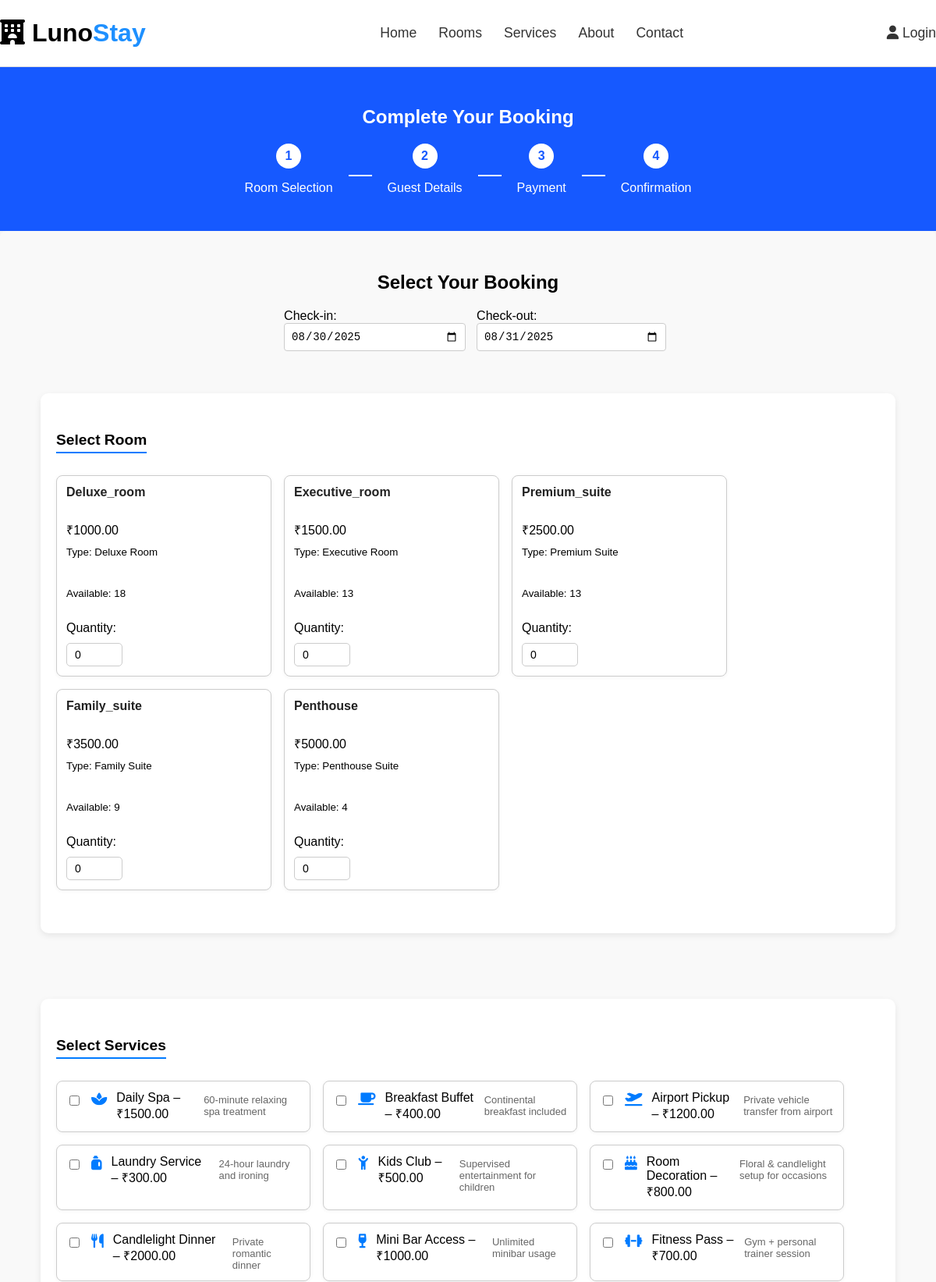
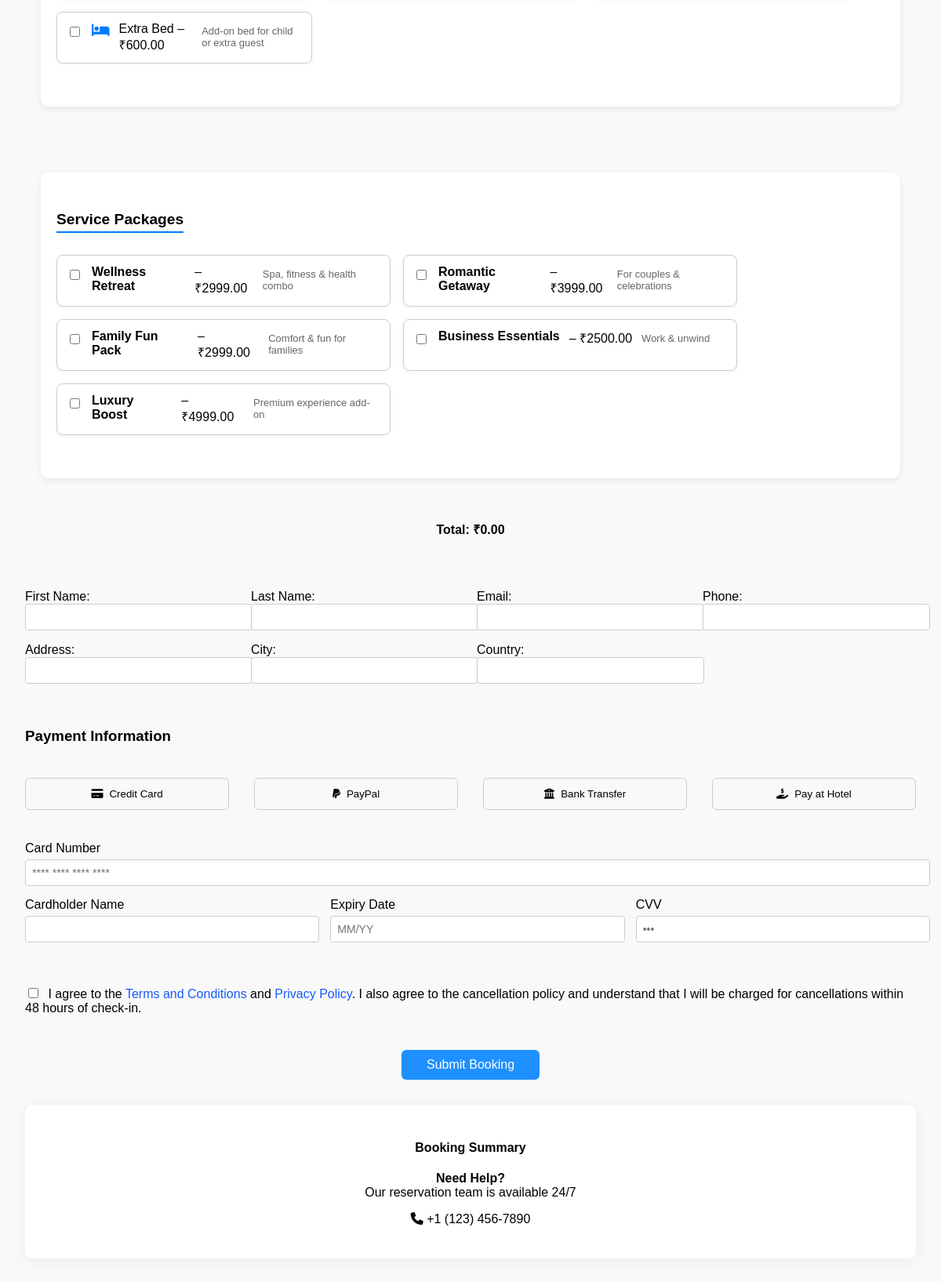
The app's page /booking/ (signed in, upper part) with its own data (2 pictures, top to bottom).
### bookings/models.py (models this page shows, shortened)
class RoomAvailability(models.Model):
    room = models.OneToOneField(Room, on_delete=models.CASCADE, related_name='availability')
    total_rooms = models.PositiveIntegerField()
    available_rooms = models.PositiveIntegerField()

### rooms/models.py (models this page shows, shortened)
class Room(models.Model):
    ROOM_TYPES = [
        ('deluxe', 'Deluxe Room'),
        ('executive', 'Executive Room'),
        ('premium', 'Premium Suite'),
        ('family', 'Family Suite'),
        ('penthouse', 'Penthouse Suite'),
    ]
    name = models.CharField(max_length=100)
    room_type = models.CharField(max_length=20, choices=ROOM_TYPES)
    price = models.DecimalField(max_digits=8, decimal_places=2)
    guest_capacity = models.IntegerField()
    bed_count = models.IntegerField()
    size = models.IntegerField(help_text="Size in square meters")
    description = models.TextField()
    image = models.ImageField(upload_to='rooms/')
    rating = models.FloatField()
    reviews_count = models.IntegerField()
    wifi = models.BooleanField(default=False)
    breakfast = models.BooleanField(default=False)
    jacuzzi = models.BooleanField(default=False)
    balcony = models.BooleanField(default=False)
    minibar = models.BooleanField(default=False)
    air_conditioning = models.BooleanField(default=False)
    tv = models.BooleanField(default=False)

### core/models.py (models this page shows, shortened)
class IndividualService(models.Model):
    name = models.CharField(max_length=100)
    description = models.TextField()
    price = models.DecimalField(max_digits=7, decimal_places=2)
    icon = models.CharField(max_length=50, blank=True)  # Optional for UI

class ServicePackage(models.Model):
    name = models.CharField(max_length=100)
    description = models.TextField()
    price = models.DecimalField(max_digits=7, decimal_places=2)
    features = models.ManyToManyField(IndividualService, blank=True)
    color = models.CharField(max_length=20, default='blue')

### bookings/views.py (the view, shortened to what this page needs)
# urls.py: path('booking/',booking, name='booking'),
@login_required
def booking(request):
    available_rooms = RoomAvailability.objects.filter(available_rooms__gt=0)
    individual_services = IndividualService.objects.all()
    service_packages = ServicePackage.objects.all()
    room_data = request.GET.get("room_ids", "")
    service_ids = request.GET.get("service_ids", "")
    package_ids = request.GET.get("package_ids", "")
    total_price = request.GET.get("total_price", "0")
    room_items = []
    selected_services = []
    if service_ids:
        for sid in service_ids.split(","):
            if sid.strip():
                service = get_object_or_404(IndividualService, id=sid)
                selected_services.append(service)
    selected_packages = []
    if package_ids:
        for pid in package_ids.split(","):
            if pid.strip():
                package = get_object_or_404(ServicePackage, id=pid)
                selected_packages.append(package)
    return render(request, 'booking.html', {
        "available_rooms": available_rooms,
        "individual_services": individual_services,
        "service_packages": service_packages,
        "room_items": room_items,
        "services": selected_services,
        "packages": selected_packages,
        "total_price": total_price
    })

### bookings/templates/booking.html (shortened to what this page needs)
{% load static %}
<!DOCTYPE html>
<html lang="en">
<head>
  <link rel="stylesheet" href="{% static 'css/booking.css' %}">
  <link rel="stylesheet" href="https://cdnjs.cloudflare.com/ajax/libs/font-awesome/6.5.0/css/all.min.css">
</head>
<body>
  <header>
    <div class="container nav-container">
      <div class="logo"><i class="fas fa-hotel"></i> Luno<span style="color:#1e90ff">Stay</span></div>
      <nav>
        <ul>
          <li><a href="{% url 'home' %}">Home</a></li>
          <li><a href="{% url 'rooms' %}">Rooms</a></li>
          <li><a href="{% url 'services' %}">Services</a></li>
          <li><a href="{% url 'about' %}">About</a></li>
          <li><a href="{% url 'contact' %}">Contact</a></li>
        </ul>
      </nav>
      <a href="{% url 'login_view' %}" class="login-btn"><i class="fas fa-user"></i> Login</a>
    </div>
  </header>
  <section class="booking-hero">
    <h2>Complete Your Booking</h2>
    <div class="steps-container">
      <div class="step"><div class="circle">1</div><p>Room Selection</p></div>
      <div class="line"></div>
      <div class="step"><div class="circle">2</div><p>Guest Details</p></div>
      <div class="line"></div>
      <div class="step"><div class="circle">3</div><p>Payment</p></div>
      <div class="line"></div>
      <div class="step"><div class="circle">4</div><p>Confirmation</p></div>
    </div>
  </section>
  <main>
    <section class="form-wrapper" style="max-width: 1280px; margin: 0 auto; padding: 2rem; background: #f9f9f9; border-radius: 8px;">
      <h2 style="text-align: center;">Select Your Booking</h2>
      <form method="POST" action="{% url 'booking_success' %}" style="display: flex; flex-direction: column; gap: 1.5rem;">
        <div style="display: flex; gap: 2rem; justify-content: center;">
          <label>Check-in: <input type="date" id="check-in" name="check_in"></label>
          <label>Check-out: <input type="date" id="check-out" name="check_out"></label>
        </div>
        <div class="section-container">
          <h3>Select Room</h3>
          <div class="room-list" style="display: flex; flex-wrap: wrap; gap: 1rem;">
            {% for room in available_rooms %}
              <label class="room-card" style="border: 1px solid #ccc; border-radius: 8px; padding: 12px; width: 250px;">
                <strong>{{ room.room.name }}</strong><br>
                ₹{{ room.room.price }}<br>
                <small>Type: {{ room.room.get_room_type_display }}</small><br>
                <small>Available: {{ room.available_rooms }}</small><br>
                Quantity:
                <input type="number" class="room-qty"
                       data-room-id="{{ room.room.id }}"
                       data-price="{{ room.room.price }}"
                       min="0" value="0" style="width: 50px;">
              </label>
            {% endfor %}
          </div>
        </div>
        <div class="section-container">
          <h3>Select Services</h3>
          <div class="service-list" style="display: flex; flex-wrap: wrap; gap: 1rem;">
            {% for service in individual_services %}
              <label class="service-card" style="border: 1px solid #ccc; border-radius: 8px; padding: 12px; width: 300px;">
                <input type="checkbox" name="service_ids" value="{{ service.id }}" data-price="{{ service.price }}">
                <i class="{{ service.icon }}" style="color: #007BFF;"></i>
                {{ service.name }} – ₹{{ service.price }}
                {% if service.description %}
                  <br><small>{{ service.description }}</small>
                {% endif %}
              </label>
            {% endfor %}
          </div>
        </div>
        <div class="section-container">
          <h3>Service Packages</h3>
          <div class="package-list" style="display: flex; flex-wrap: wrap; gap: 1rem;">
            {% for package in service_packages %}
              <label class="package-card" style="border: 1px solid #ccc; border-radius: 8px; padding: 12px; width: 400px;">
                <input type="checkbox" name="package_ids" value="{{ package.id }}" data-price="{{ package.price }}">
                <strong>{{ package.name }}</strong> – ₹{{ package.price }}
                {% if package.description %}
                  <br><small>{{ package.description }}</small>
                {% endif %}
              </label>
            {% endfor %}
          </div>
        </div>
        <div style="text-align: center;">
          <strong>Total: ₹<span id="total">0</span></strong>
        </div>
        <br>
        <div class="guest-info" style="display: grid; grid-template-columns: repeat(auto-fit, minmax(250px, 1fr)); gap: 1rem;">
          <label>First Name: <input type="text" name="first_name" required></label>
          <label>Last Name: <input type="text" name="last_name" required></label>
          <label>Email: <input type="email" name="email" required></label>
          <label>Phone: <input type="tel" name="phone" required></label>
          <label>Address: <input type="text" name="address" required></label>
          <label>City: <input type="text" name="city" required></label>
          <label>Country: <input type="text" name="country" required></label>
        </div>
        <h3 style="margin-top: 2rem;">Payment Information</h3>
        <div class="payment-methods" style="display: flex; flex-wrap: wrap; gap: 2rem; justify-content: center; margin-bottom: 1rem;">
          <button type="button" class="payment-btn" onclick="selectMethod('Credit Card')">
            <i class="fas fa-credit-card"></i> Credit Card
          </button>
          <button type="button" class="payment-btn" onclick="selectMethod('PayPal')">
            <i class="fab fa-paypal"></i> PayPal
          </button>
          <button type="button" class="payment-btn" onclick="selectMethod('Bank Transfer')">
            <i class="fas fa-university"></i> Bank Transfer
          </button>
          <button type="button" class="payment-btn" onclick="selectMethod('Pay at Hotel')">
            <i class="fas fa-hand-holding-usd"></i> Pay at Hotel
          </button>
        </div>
        <div id="credit-card-fields" style="display: block;">
          <div class="form-group">
            <label>Card Number</label>
            <input type="text" name="card_number" placeholder="**** **** **** ****">
          </div>
          <div class="form-row" style="display: flex; gap: 2rem; flex-wrap: wrap;">
            <div class="form-group" style="flex: 1;">
              <label>Cardholder Name</label>
              <input type="text" name="card_name">
            </div>
            <div class="form-group" style="flex: 1;">
              <label>Expiry Date</label>
              <input type="text" name="expiry" placeholder="MM/YY">
            </div>
            <div class="form-group" style="flex: 1;">
              <label>CVV</label>
              <input type="password" name="cvv" placeholder="•••">
            </div>
          </div>
        </div>
        <div class="form-group" style="margin-top: 1rem;">
          <label>
            <input type="checkbox" name="agreement" required>
            I agree to the <a href="#">Terms and Conditions</a> and <a href="#">Privacy Policy</a>. I also agree to the cancellation policy and understand that I will be charged for cancellations within 48 hours of check-in.
          </label>
        </div>
        <div style="text-align: center;">
          <button type="submit" style="padding: 0.6rem 2rem; font-size: 1rem; border-radius: 6px; background: #1e90ff; color: white; border: none;">Submit Booking</button>
        </div>
      </form>
      <div class="booking-summary" style="text-align: center; margin-top: 2rem;">
        <h4>Booking Summary</h4>
        <p><strong>Need Help?</strong><br>Our reservation team is available 24/7</p>
        <p><i class="fas fa-phone"></i> +1 (123) 456-7890</p>
      </div>
    </section>
  </main>
</body>
</html>

### bookings/static/css/booking.css (style rules this page uses)
body { font-family: Arial, sans-serif; margin: 0; background: #f4f4f4; }
.container { max-width: 1200px; margin: auto; padding: 0 2rem; }
header { background: white; border-bottom: 1px solid #ddd; }
.nav-container { display: flex; justify-content: space-between; align-items: center; padding: 1rem 0; }
.nav-container .logo { font-weight: bold; font-size: 2rem; }
.nav-container nav ul { list-style: none; display: flex; gap: 1.75rem; }
.nav-container a { text-decoration: none; color: #333; }
.nav-container nav ul li a, .login-btn { text-decoration: none; color: #333; font-weight: 500; font-size: 1.1rem; }
.booking-hero { background-color: #1659ff; color: #fff; padding: 30px 20px; text-align: center; }
.steps-container { display: flex; justify-content: center; align-items: center; margin-top: 20px; gap: 20px; flex-wrap: wrap; }
.step { display: flex; flex-direction: column; align-items: center; color: white; font-weight: 500; }
.circle { width: 32px; height: 32px; border-radius: 50%; background-color: #ffffff; color: #1659ff; display: flex; justify-content: center; align-items: center; font-weight: bold; }
.line { width: 30px; height: 2px; background-color: white; }
.section-container { background: #fff; margin: 30px 20px; padding: 25px 20px; border-radius: 10px; box-shadow: 0 3px 8px rgba(0, 0, 0, 0.08); }
.room-list, .service-list, .package-list { display: grid; grid-template-columns: repeat(auto-fill, minmax(260px, 1fr)); gap: 20px; margin-top: 20px; margin-bottom: 30px; }
.room-card, .service-card, .package-card { background: #ffffff; border-radius: 10px; border: 1px solid #ddd; padding: 16px 18px; box-shadow: 0 1px 5px rgba(0, 0, 0, 0.05); transition: box-shadow 0.3s ease; display: flex; flex-direction: column; gap: 10px; }
.room-card strong { font-size: 16px; color: #222; }
.room-card input[type="number"] { padding: 6px 10px; width: 60px; font-size: 14px; border: 1px solid #ccc; border-radius: 5px; outline: none; }
.service-card, .package-card { flex-direction: row; align-items: flex-start; gap: 12px; }
.service-card input[type="checkbox"], .package-card input[type="checkbox"] { margin-top: 6px; accent-color: #1659ff; }
.service-card i, .package-card i { font-size: 18px; color: #1659ff; margin-top: 2px; }
.service-card small, .package-card small { font-size: 13px; color: #666; margin-top: 4px; display: block; }
.guest-form, .booking-summary { background: #fff; padding: 25px; border-radius: 10px; box-shadow: 0 4px 20px rgba(0, 0, 0, 0.06); }
.section-container h3 { margin-top: 1.5rem; margin-bottom: 0.5rem; font-size: 1.2rem; border-bottom: 2px solid #007BFF; display: inline-block; padding-bottom: 4px; }
input[type="text"], input[type="email"], input[type="tel"], input[type="password"], input[type="date"] { width: 100%; padding: 8px; border-radius: 4px; border: 1px solid #ccc; }
.booking-summary { flex: 1; min-width: 250px; height: fit-content; }
.form-row { display: flex; gap: 20px; flex-wrap: wrap; }
.form-group { flex: 1; display: flex; flex-direction: column; margin-bottom: 15px; }
.form-group label { font-weight: 500; margin-bottom: 5px; }
input, select, textarea { padding: 10px; border: 1px solid #ccc; border-radius: 6px; font-size: 14px; background: white; transition: border 0.2s ease; }
.payment-methods { display: flex; gap: 10px; flex-wrap: wrap; }
.payment-methods button { flex: 1; padding: 12px; font-weight: 500; border: 1px solid #ccc; border-radius: 6px; background: #f9f9f9; transition: 0.2s; display: flex; align-items: center; justify-content: center; gap: 8px; cursor: pointer; }
.form-group input[type="checkbox"] { margin-right: 8px; }
.form-group label a { color: #1659ff; text-decoration: none; }
.logo { font-weight: bold; font-size: 2rem; }

### records on screen
RoomAvailability: room.name "Deluxe_room", room.price "1000.00", room.room_type "Deluxe Room", available_rooms "18"
RoomAvailability: room.name "Executive_room", room.price "1500.00", room.room_type "Executive Room", available_rooms "13"
RoomAvailability: room.name "Premium_suite", room.price "2500.00", room.room_type "Premium Suite", available_rooms "13"
RoomAvailability: room.name "Family_suite", room.price "3500.00", room.room_type "Family Suite", available_rooms "9"
RoomAvailability: room.name "Penthouse", room.price "5000.00", room.room_type "Penthouse Suite", available_rooms "4"
IndividualService: name "Daily Spa", price "1500.00", description "60-minute relaxing spa treatment"
IndividualService: name "Breakfast Buffet", price "400.00", description "Continental breakfast included"
IndividualService: name "Airport Pickup", price "1200.00", description "Private vehicle transfer from airport"
IndividualService: name "Laundry Service", price "300.00", description "24-hour laundry and ironing"
IndividualService: name "Kids Club", price "500.00", description "Supervised entertainment for children"
IndividualService: name "Room Decoration", price "800.00", description "Floral & candlelight setup for occasions"
IndividualService: name "Candlelight Dinner", price "2000.00", description "Private romantic dinner"
IndividualService: name "Mini Bar Access", price "1000.00", description "Unlimited minibar usage"
IndividualService: name "Fitness Pass", price "700.00", description "Gym + personal trainer session"
IndividualService: name "Extra Bed", price "600.00", description "Add-on bed for child or extra guest"
ServicePackage: name "Wellness Retreat", price "2999.00", description "Spa, fitness & health combo"
ServicePackage: name "Romantic Getaway", price "3999.00", description "For couples & celebrations"
ServicePackage: name "Family Fun Pack", price "2999.00", description "Comfort & fun for families"
ServicePackage: name "Business Essentials", price "2500.00", description "Work & unwind"
ServicePackage: name "Luxury Boost", price "4999.00", description "Premium experience add-on"
